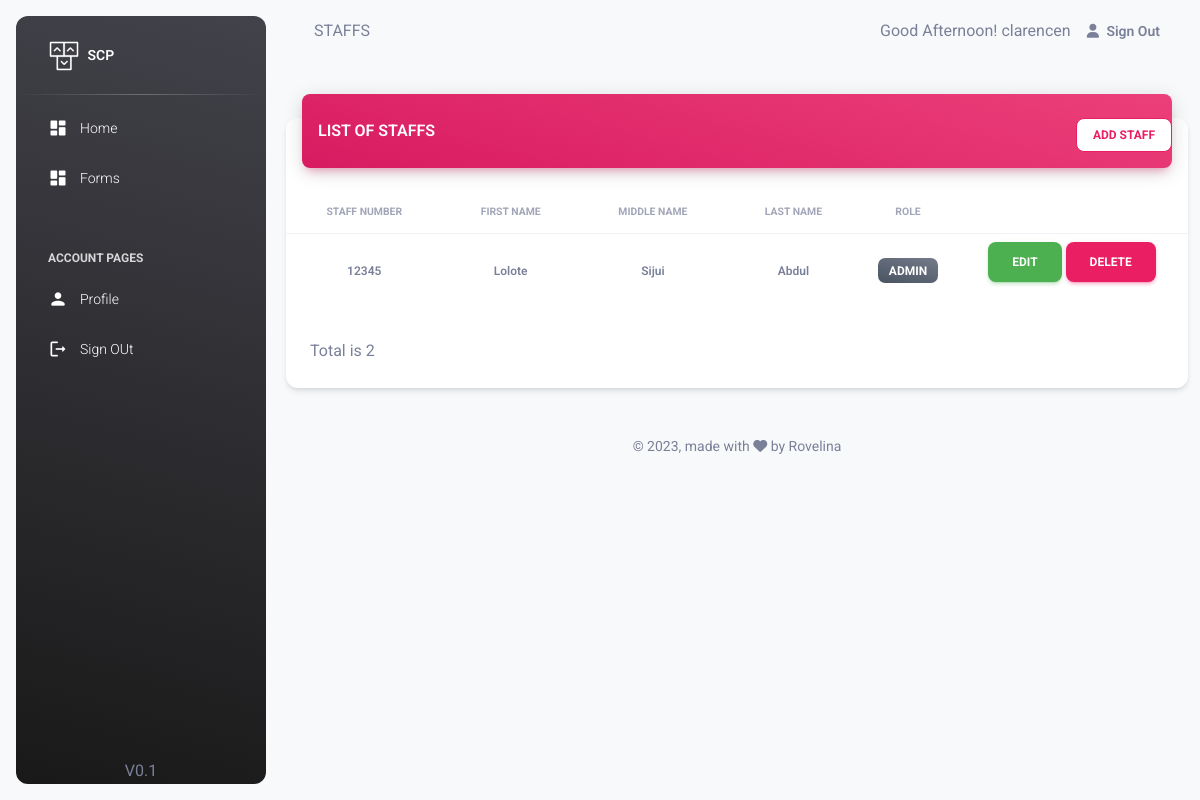
The page /pages/staff/staffs.php (signed in) on the database its author committed.
### tables this page shows
CREATE TABLE `staff` (
  `staff_number` varchar(50) NOT NULL,
  `first_name` varchar(50) NOT NULL,
  `middle_name` varchar(50) NOT NULL,
  `staff_type` int(11) NOT NULL,
  `email` varchar(50) NOT NULL,
  `password` varchar(250) NOT NULL,
  `last_name` varchar(50) NOT NULL,
  `department` int(11) NOT NULL,
  `title` varchar(50) NOT NULL
);

CREATE TABLE `staff_type` (
  `type_id` int(11) NOT NULL,
  `type_name` varchar(50) NOT NULL
);

### classes/Account.php (called while the page is built, shortened)
<?php
 class Account {
    public function staff_session_detail($sessin_id)
    {
        try{
            $db = getDB();
            $stmt = $db->prepare("SELECT staff_type,first_name,middle_name,last_name,staff_type FROM staff WHERE staff_number=:staff_number");
            $stmt->bindParam("staff_number", $sessin_id,PDO::PARAM_STR);
            $stmt->execute();
            $data = $stmt->fetch(PDO::FETCH_OBJ);
            return $data;
        }
        catch(PDOException $e) {
            echo '{"error":{"text":'. $e->getMessage() .'}}';
        }
    }
 }
?>

### classes/Staff.php (called while the page is built, shortened)
<?php
 class Staff {
    public function get_all_staff($sessin_id)
    {
        try{
            $db = getDB();
            $stmt = $db->prepare("SELECT *  FROM staff stf
             inner join staff_type stp on stp.type_id = stf.staff_type
             WHERE staff_number != :staff_number ");
            $stmt->bindParam("staff_number", $sessin_id,PDO::PARAM_STR);
            $stmt->execute();
            $data = $stmt->fetchAll();
            return $data;
        }
        catch(PDOException $e) {
            echo '{"error":{"text":'. $e->getMessage() .'}}';
        }
    }
 }
?>

### pages/staff/staffs.php (the view, shortened to what this page needs)
<?php
    include('../session.php');
    $page_tittle = "STAFFS ";
    $SessinUser=$account_class->staff_session_detail($login_session_id);
    $staffs=$staff_class->get_all_staff($login_session_id);
?>
<!DOCTYPE html>
<html lang="en">
  <head>
    <?php include 'head.php';?>
  </head>
  <body class="g-sidenav-show  bg-gray-100">
    <?php include 'aside.php';?>
    <main class="main-content border-radius-lg ">
      <?php include 'navbar.php';?>
      <div class="container-fluid py-4">
        <div class="row">
          <div class="col-12">
            <div class="card my-4">
              <div class="card-header p-0 position-relative mt-n4 mx-3 z-index-2">
                <div class="bg-gradient-primary shadow-primary border-radius-lg pt-4 pb-3">
                  <div class="row">
                      <div class="col-6">
                        <h6 class="text-white  text-capitalize ps-3">LIST OF STAFFS </h6>
                      </div>
                      <div class="col-6 text-end ">
                          <a href="./add_staff.php" class="btn btn-outline-primary btn-sm mb-0 bg-white ">Add Staff</a>
                      </div>
                  </div>
                </div>
              </div>
              <div class="card-body px-0 pb-2">
                <div class="table-responsive p-0">
                <table class="table align-items-center mb-0">
                  <thead>
                    <tr>
                      <th class="text-center text-uppercase text-secondary text-xxs font-weight-bolder opacity-7">Staff Number</th>
                      <th class="text-center text-uppercase text-secondary text-xxs font-weight-bolder opacity-7">First Name</th>
                      <th class="text-center text-uppercase text-secondary text-xxs font-weight-bolder opacity-7">Middle Name</th>
                      <th class="text-center text-uppercase text-secondary text-xxs font-weight-bolder opacity-7">Last Name</th>
                      <th class="text-center text-uppercase text-secondary text-xxs font-weight-bolder opacity-7">Role</th>
                      <th class="text-center text-uppercase text-secondary text-xxs font-weight-bolder opacity-7"></th>
                    </tr>
                  </thead>
                  <tbody>
                      <?php
                        foreach ($staffs as $staff) {
                            echo "
                                <tr>
                                  <td class='align-middle text-center text-sm'>
                                  <span class='text-secondary text-xs font-weight-bold'>{$staff['staff_number']}</span>
                                  </td>
                                  <td class='align-middle text-center text-sm'>
                                    <span class='text-secondary text-xs font-weight-bold'>{$staff['first_name']}</span>
                                  </td>
                                  <td class='align-middle text-center text-sm'>
                                  <span class='text-secondary text-xs font-weight-bold'>{$staff['middle_name']}</span>
                                  </td>
                                  <td class='align-middle text-center'>
                                    <span class='text-secondary text-xs font-weight-bold'>{$staff['last_name']}</span>
                                  </td>
                                  <td class='align-middle text-center'>
                                      <span class='badge badge-sm bg-gradient-secondary'>{$staff['type_name']}</span>
                                  </td>
                                  <td class='align-middle text-center'>
                                      <a href='./edit_staff.php?id={$staff['staff_number']}' class='btn btn-success'>Edit</a>
                                      <button onclick='myFunction(\"{$staff['staff_number']}\")' class='btn btn-primary'>Delete</button>
                                  </td>
                              </tr>
                            ";
                        }
                      ?>
                  </tbody>
                </table>
                </div>
              </div>
              <div class="card-footer">
                Total is <?php  echo count($staffs) +1?>
              </div>
            </div>
          </div>
        </div>
        <?php include 'footer.php';?>
      </div>
    </main>
  </body>
</html>

### pages/staff/navbar.php
<nav class="navbar navbar-main navbar-expand-lg px-0 mx-4 shadow-none border-radius-xl" id="navbarBlur" data-scroll="true">
  <div class="container-fluid py-1 px-3">
    <nav aria-label="breadcrumb">
      <?php echo $page_tittle;?>
    </nav>
    <div class="collapse navbar-collapse mt-sm-0 mt-2 me-md-0 me-sm-4" id="navbar">
      <div class="ms-md-auto pe-md-3 d-flex align-items-center">
      <?php
        $current_hour = date('H');
        if ($current_hour >= 5 && $current_hour < 12) {
            echo "Good Morning! ". $SessinUser->first_name;
        } elseif ($current_hour >= 12 && $current_hour < 18) {
            echo "Good Afternoon! ". $SessinUser->first_name;
        } else {
            echo "Good Evening! ". $SessinUser->first_name;
        }
      ?>
      </div>
      <ul class="navbar-nav  justify-content-end">
        <li class="nav-item d-flex align-items-center">
           <?php include '../sign_out_link.php';?>
        </li>
      </ul>
    </div>
  </div>
</nav>

### rows shown on the page
staff: first_name "clarencen"
staff: staff_number "12345", first_name "Lolote", middle_name "Sijui", last_name "Abdul", staff_type.type_name "ADMIN"

### other values the page prints
$page_tittle "STAFFS"
count($staffs) +1 "2"
